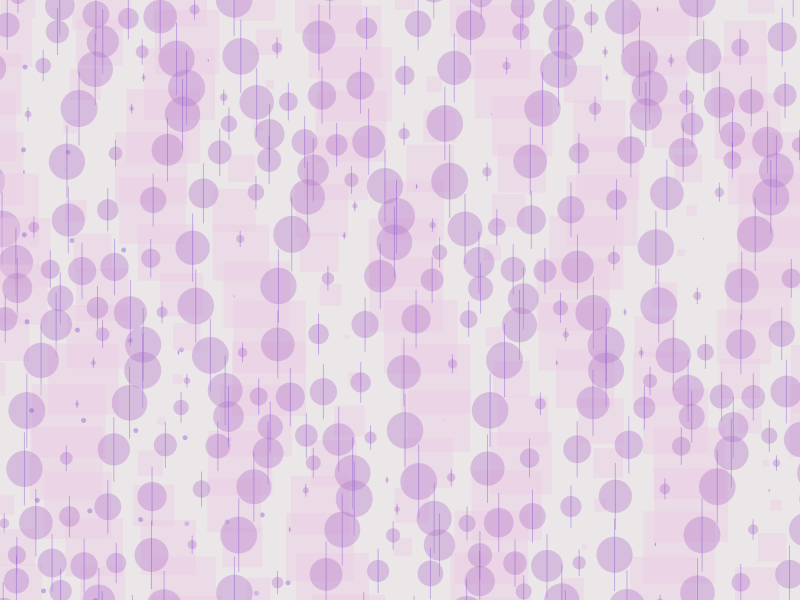
Frame 1 (no input)
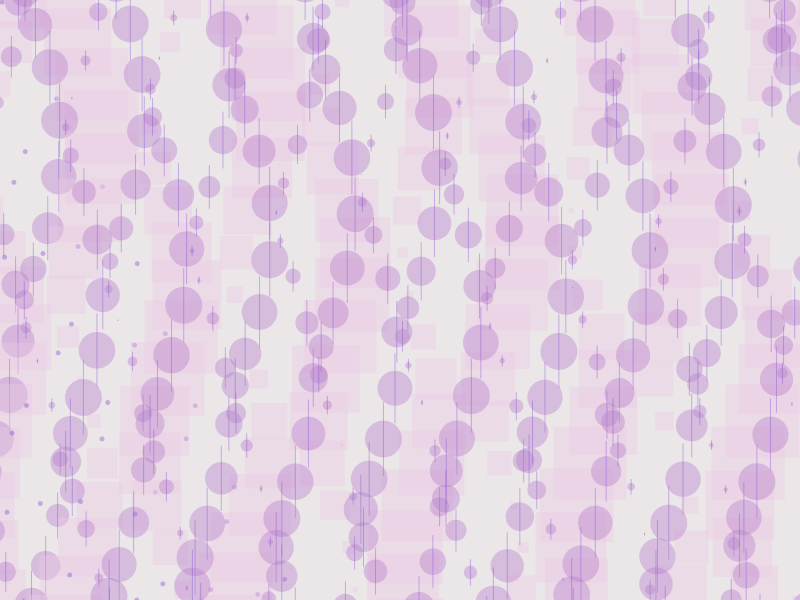
Frame 60 (the mouse pressed at the canvas centre just before this capture)
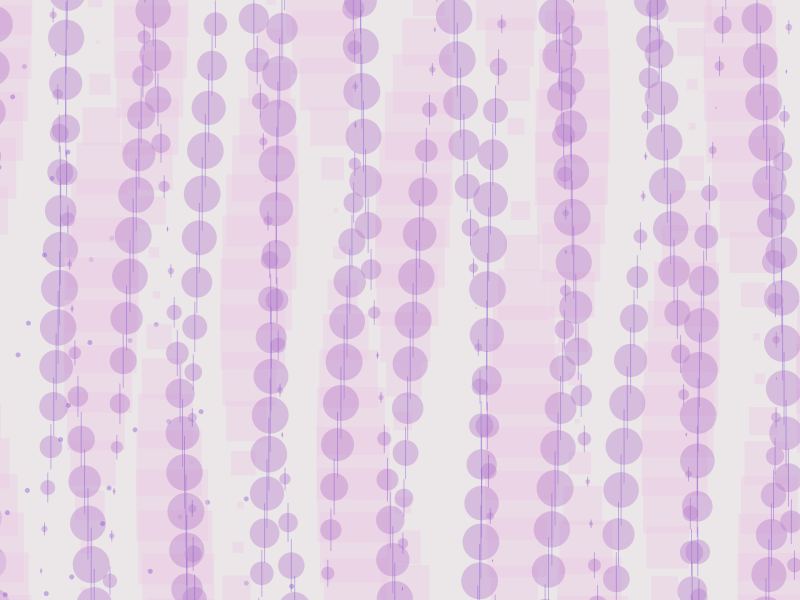
Frame 120 (the mouse held since frame 60 and released just before this capture)

The Processing sketch that drew these frames (run headless with seeded random() and noise(); from frame 60 on, the mouse is pressed at the canvas centre):

// Processing sketch: processing_151887
// ── processing_151887.pde

/*
 * Creative Coding
 * Week 2, 05 - Moving Patterns 1
 * by Indae Hwang and Jon McCormack
 * Copyright (c) 2014 Monash University
 *
 * This sketch builds on the previous sketches, drawing shapes based on the
 * current framerate. The movement of individual shapes combine to create a
 * gestalt field of motion. Use the arrow keys on your keyboard to change the
 * frame rate. 
 * 
 */

// variable used to store the current frame rate value
int frame_rate_value;

/// colores
color fond=#ebe7e8;
color ros1=#ebc9e2;
color ros2= #e47cd1;
color vio1=#b57ccd;
color vio2=#8249d4;

void setup() {
  size(800, 600);

  frame_rate_value = 6;
  frameRate(frame_rate_value);
  rectMode(CENTER);
  background(fond);
}


void draw() {
  smooth();

  background(fond);

  int num = 20;
  int margin = 0;
  float gutter = 5; //distance between each cell
  float cellsize = ( width - (2 * margin) - gutter * (num - 1) ) / (num - 1);



  int circleNumber = 0; // counter
  for (int i=0; i<num; i++) {
    for (int j=0; j<num; j++) {
      ++circleNumber;// = (i * num) + j; // different way to calculate the circle number from w2_04

      float tx = margin + cellsize * i + gutter * i;
      float ty = margin + cellsize * j + gutter * j;
    
         
    
      movingCircle(tx, ty, cellsize, circleNumber);
    }
  }
  
  
   float scal=map(mouseX,0,width,1,60);
   
   frame_rate_value = int(scal);
  
  
  
} //end of draw 


void movingCircle(float x, float y, float size, int circleNum) {


  
  
  
  float finalAngle;
  finalAngle =radians( frameCount + circleNum)*100;



  //the rotating angle for each tempX and tempY postion is affected by frameRate and angle;  
  float tempX = x + (size /2) * sin(PI / frame_rate_value * finalAngle);
  float tempY = y + (size/2) * cos(PI / frame_rate_value * finalAngle);

  float d=sin(radians(finalAngle*8))*size*2;
  fill(ros1,100);
  noStroke();
  rect(x+tempX,y,d,d);
  
    fill(vio1,100);
  
    ellipse(tempX,tempY,d/2,d/2);  
    
    fill(vio2,100);
    ellipse(tempY-x,tempY+y,5,5);
    
    rect(tempX,tempY,1,d);


}
